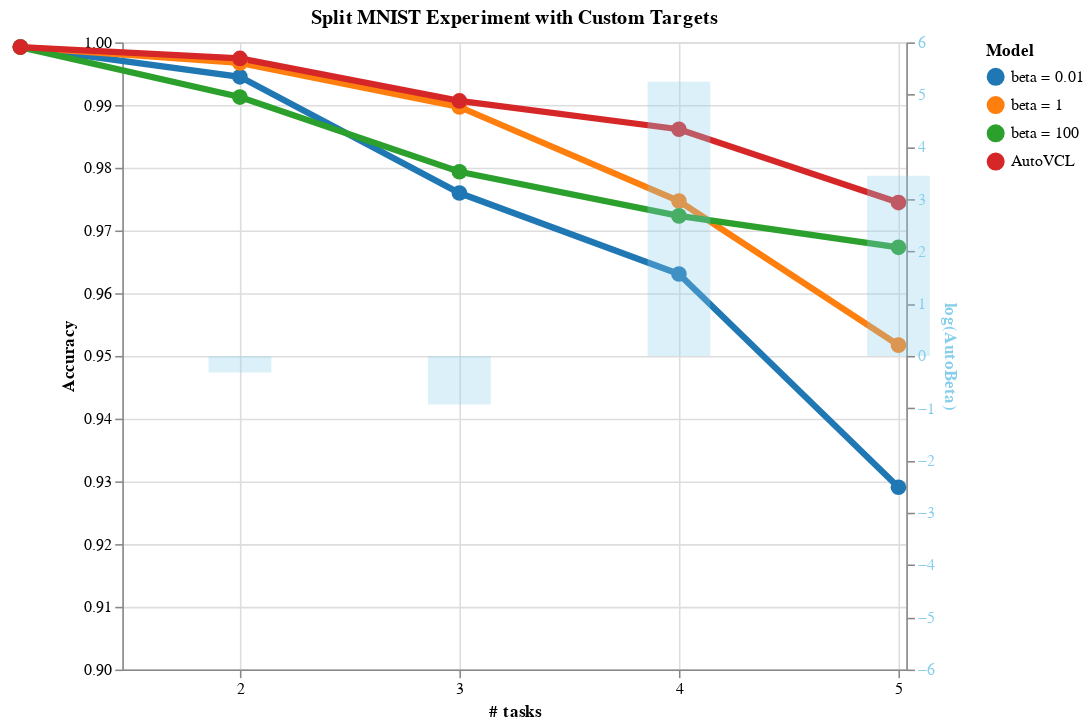

Notebook code cell kept with this figure:
### Code cell
alike_chart = plot_trends_with_autovcl([trends_alike_1, trends_alike_2, trends_alike_3, trends_alike_4,] ,alike_betas,title = 'Split MNIST Experiment with Custom Targets', lower = 0.9)
alike_chart

### Figure 1 — Vega-Lite specification as saved in the notebook (floating-point values rounded to 4 significant figures)
{"config": {"view": {"continuousWidth": 400, "continuousHeight": 300}}, "layer": [{"data": {"name": "data-9469de24333b8e53bc38df6f77e38116"}, "mark": {"type": "line", "point": {"size": 100}, "strokeWidth": 4}, "encoding": {"color": {"field": "Series", "legend": {"title": "Model"}, "scale": {"scheme": "category10"}, "sort": ["beta = 0.01", "beta = 1", "beta = 100", "AutoVCL"], "type": "nominal"}, "tooltip": [{"field": "# of tasks", "type": "quantitative"}, {"field": "Values", "type": "quantitative"}, {"field": "Series", "type": "nominal"}], "x": {"axis": {"values": [1, 2, 3, 4, 5]}, "field": "# of tasks", "scale": {"domain": [1.5, 5]}, "title": "# tasks", "type": "quantitative"}, "y": {"axis": {"grid": true}, "field": "Values", "scale": {"domain": [0.9, 1]}, "title": "Accuracy", "type": "quantitative"}}}, {"data": {"name": "data-4c94653a5e511db0d521d9944259010f"}, "mark": {"type": "bar", "color": "skyblue", "opacity": 0.3, "width": 40}, "encoding": {"tooltip": [{"field": "# of tasks", "type": "quantitative"}, {"field": "AutoBeta", "type": "quantitative"}], "x": {"axis": {"values": [1, 2, 3, 4]}, "field": "# of tasks", "scale": {"domain": [1.5, 5]}, "title": "# tasks", "type": "quantitative"}, "y": {"axis": {"labelColor": "skyblue", "titleColor": "skyblue"}, "field": "AutoBeta", "scale": {"domain": [-6, 6]}, "title": "log(AutoBeta)", "type": "quantitative"}}}], "height": 400, "resolve": {"scale": {"y": "independent"}}, "title": "Split MNIST Experiment with Custom Targets", "width": 500, "$schema": "https://vega.github.io/schema/vega-lite/v4.17.0.json", "datasets": {"data-9469de24333b8e53bc38df6f77e38116": [{"# of tasks": 1, "Series": "beta = 0.01", "Values": 0.9992}, {"# of tasks": 2, "Series": "beta = 0.01", "Values": 0.9945}, {"# of tasks": 3, "Series": "beta = 0.01", "Values": 0.976}, {"# of tasks": 4, "Series": "beta = 0.01", "Values": 0.9631}, {"# of tasks": 5, "Series": "beta = 0.01", "Values": 0.9291}, {"# of tasks": 1, "Series": "beta = 1", "Values": 0.9992}, {"# of tasks": 2, "Series": "beta = 1", "Values": 0.9967}, {"# of tasks": 3, "Series": "beta = 1", "Values": 0.9897}, {"# of tasks": 4, "Series": "beta = 1", "Values": 0.9747}, {"# of tasks": 5, "Series": "beta = 1", "Values": 0.9517}, {"# of tasks": 1, "Series": "beta = 100", "Values": 0.9992}, {"# of tasks": 2, "Series": "beta = 100", "Values": 0.9913}, {"# of tasks": 3, "Series": "beta = 100", "Values": 0.9794}, {"# of tasks": 4, "Series": "beta = 100", "Values": 0.9723}, {"# of tasks": 5, "Series": "beta = 100", "Values": 0.9673}, {"# of tasks": 1, "Series": "AutoVCL", "Values": 0.9992}, {"# of tasks": 2, "Series": "AutoVCL", "Values": 0.9974}, {"# of tasks": 3, "Series": "AutoVCL", "Values": 0.9907}, {"# of tasks": 4, "Series": "AutoVCL", "Values": 0.9861}, {"# of tasks": 5, "Series": "AutoVCL", "Values": 0.9745}], "data-4c94653a5e511db0d521d9944259010f": [{"# of tasks": 1, "beta = 0.01": 0.9992, "beta = 1": 0.9992, "beta = 100": 0.9992, "AutoVCL": 0.9992, "AutoBeta": null}, {"# of tasks": 2, "beta = 0.01": 0.9945, "beta = 1": 0.9967, "beta = 100": 0.9913, "AutoVCL": 0.9974, "AutoBeta": -0.3183}, {"# of tasks": 3, "beta = 0.01": 0.976, "beta = 1": 0.9897, "beta = 100": 0.9794, "AutoVCL": 0.9907, "AutoBeta": -0.9295}, {"# of tasks": 4, "beta = 0.01": 0.9631, "beta = 1": 0.9747, "beta = 100": 0.9723, "AutoVCL": 0.9861, "AutoBeta": 5.248}, {"# of tasks": 5, "beta = 0.01": 0.9291, "beta = 1": 0.9517, "beta = 100": 0.9673, "AutoVCL": 0.9745, "AutoBeta": 3.445}]}}
